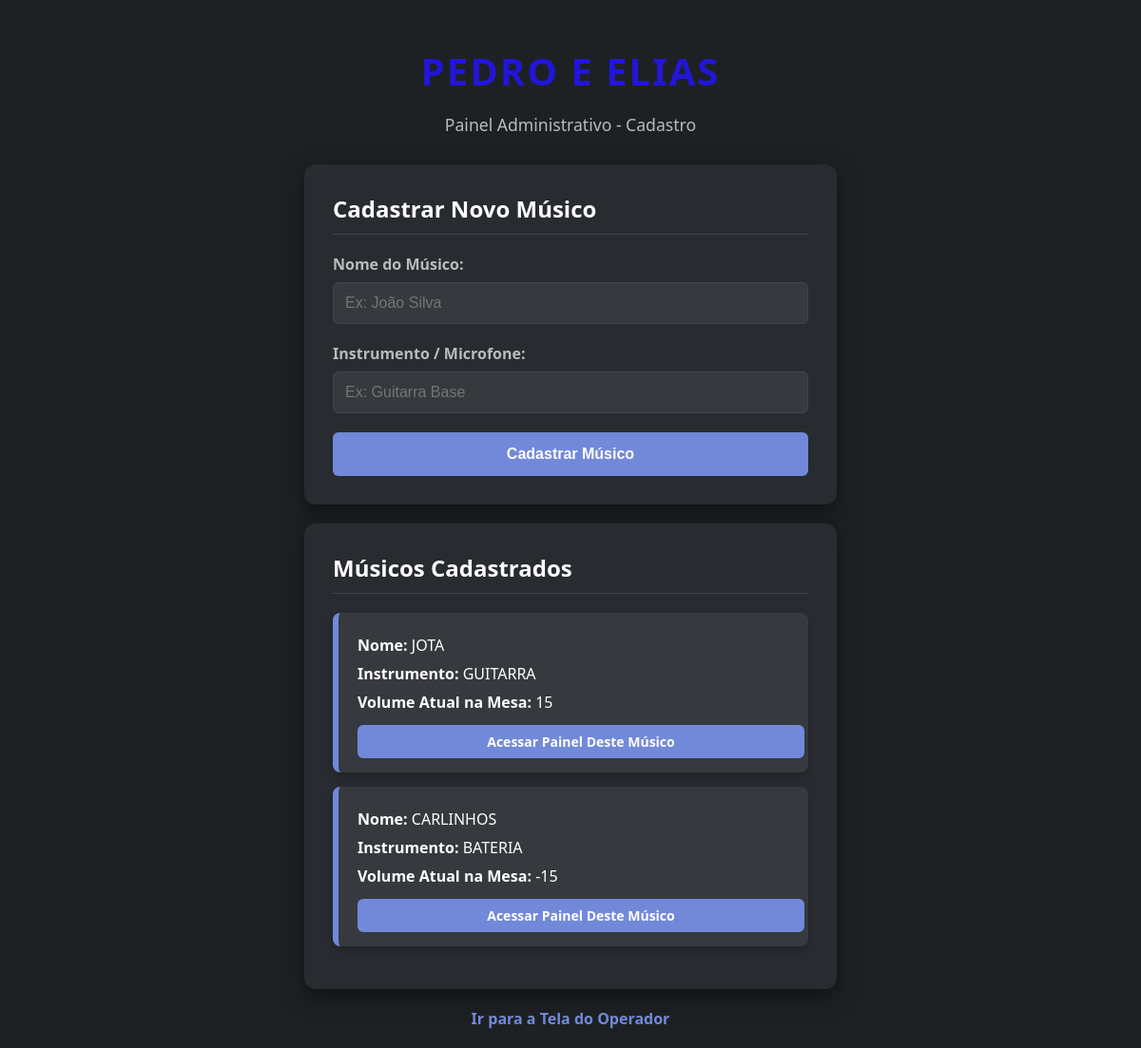
/cadastro, run on an earlier commit of the app's database.
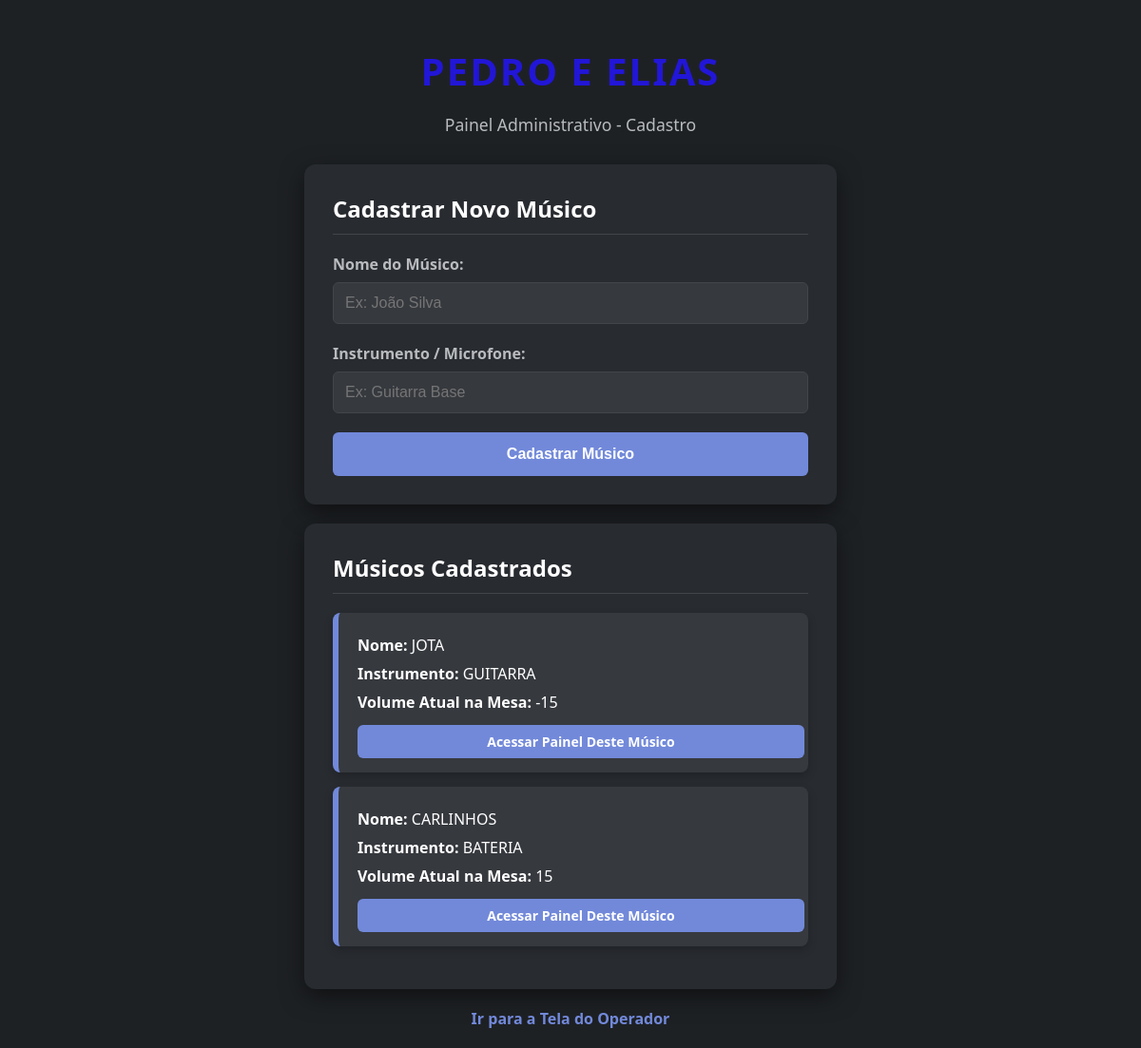
And on a later commit of the database.
### tables this page shows
CREATE TABLE musicos (
            id INTEGER PRIMARY KEY AUTOINCREMENT,
            nome TEXT NOT NULL,
            instrumento TEXT NOT NULL,
            volume_atual TEXT DEFAULT '0'
        );

### main.py (the view, shortened to what this page needs)
@app.route('/cadastro', methods=['GET', 'POST'])
def cadastro():
    conn = sqlite3.connect('mesa.db')
    cursor = conn.cursor()
    cursor.execute('SELECT id, nome, instrumento, volume_atual FROM musicos')
    musicos = cursor.fetchall()
    conn.close()
    return render_template('cadastro.html', musicos=musicos)

### templates/cadastro.html (shortened to what this page needs)
<!DOCTYPE html>
<html lang="pt-BR">
<head>
    <link rel="stylesheet" href="{{ url_for('static', filename='style.css') }}">
</head>
<body>
    <header>
        <h1>PEDRO E ELIAS</h1>
        <p>Painel Administrativo - Cadastro</p>
    </header>
    <main>
        <section class="card">
            <h2>Cadastrar Novo Músico</h2>
            <form action="/cadastro" method="POST">
                <div class="input-grupo">
                    <label for="nome">Nome do Músico:</label>
                    <input type="text" id="nome" name="nome" placeholder="Ex: João Silva" required>
                </div>
                <div class="input-grupo">
                    <label for="instrumento">Instrumento / Microfone:</label>
                    <input type="text" id="instrumento" name="instrumento" placeholder="Ex: Guitarra Base" required>
                </div>
                <button type="submit" class="btn">Cadastrar Músico</button>
            </form>
        </section>
        <section class="card" style="margin-top: 20px;">
            <h2>Músicos Cadastrados</h2>
            <div id="lista-musicos">
                {% for m in musicos %}
                    <div class="pedido-card" style="border-left-color: #7289da;">
                        <p><strong>Nome:</strong> {{ m[1] }}</p>
                        <p><strong>Instrumento:</strong> {{ m[2] }}</p>
                        <p><strong>Volume Atual na Mesa:</strong> {{ m[3] }}</p>
                        <a href="/musico/{{ m[0] }}" target="_blank" class="btn" style="display:inline-block; text-align:center; padding:8px; margin-top:5px; font-size:14px;">Acessar Painel Deste Músico</a>
                    </div>
                {% else %}
                    <p>Nenhum músico cadastrado ainda.</p>
                {% endfor %}
            </div>
        </section>
        <div style="margin-top: 20px; text-align: center;">
            <a href="/operador">Ir para a Tela do Operador</a>
        </div>
    </main>
</body>
</html>

### static/style.css (style rules this page uses)
body { font-family: 'Segoe UI', Tahoma, Geneva, Verdana, sans-serif; background-color: #1e2124; color: #ffffff; margin: 0; padding: 20px; }
header { text-align: center; margin-bottom: 30px; }
header h1 { color: #2216d7; margin-bottom: 5px; font-size: 2.5em; letter-spacing: 2px; }
header p { color: #b9bbbe; font-size: 1.1em; }
.card { background: #282b30; padding: 30px; border-radius: 12px; box-shadow: 0 8px 24px rgba(0,0,0,0.5); max-width: 500px; margin: 0 auto; }
h2, h3 { color: #ffffff; margin-top: 0; border-bottom: 1px solid #424549; padding-bottom: 10px; }
.input-grupo { margin-bottom: 20px; }
.input-grupo label { display: block; margin-bottom: 8px; font-weight: bold; color: #b9bbbe; }
.input-grupo input { width: 100%; padding: 12px; box-sizing: border-box; border: 1px solid #424549; border-radius: 6px; background: #36393e; color: #ffffff; font-size: 16px; }
.btn { background-color: #7289da; color: white; padding: 14px 20px; border: none; border-radius: 6px; cursor: pointer; width: 100%; font-weight: bold; font-size: 16px; transition: background 0.3s; }
a { color: #7289da; text-decoration: none; font-weight: bold; }
.pedido-card { background: #36393e; border-left: 6px solid #faa61a; padding: 15px 20px; margin-bottom: 15px; border-radius: 8px; box-shadow: 0 4px 10px rgba(0,0,0,0.2); }
.pedido-card p { margin: 8px 0; font-size: 16px; }

What changed in the data, as far as the page shows it:
changed musicos "JOTA": volume_atual "15" → "-15"
changed musicos "CARLINHOS": volume_atual "-15" → "15"
